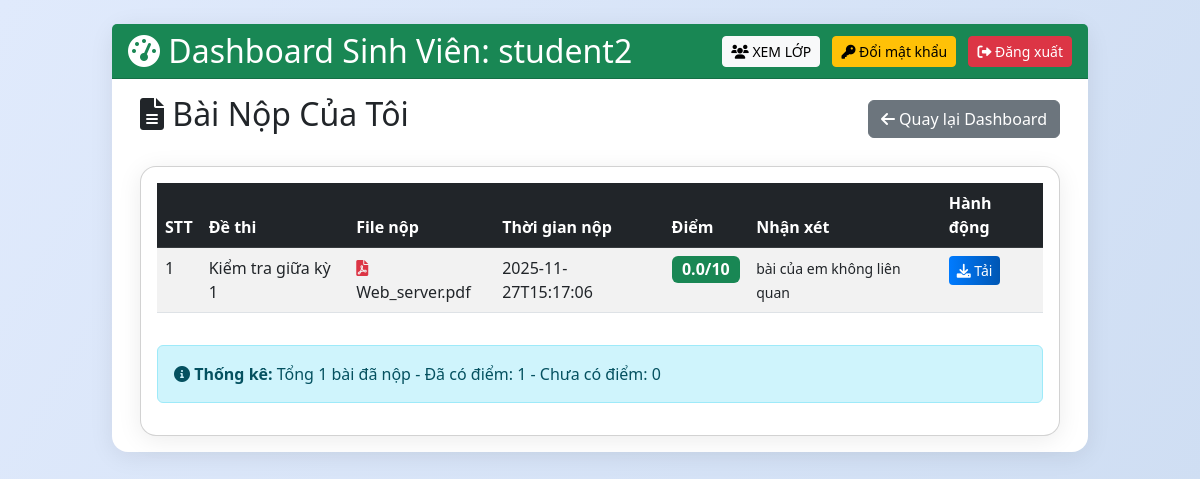
Page /student/my_submissions (signed in) on the earlier database version.
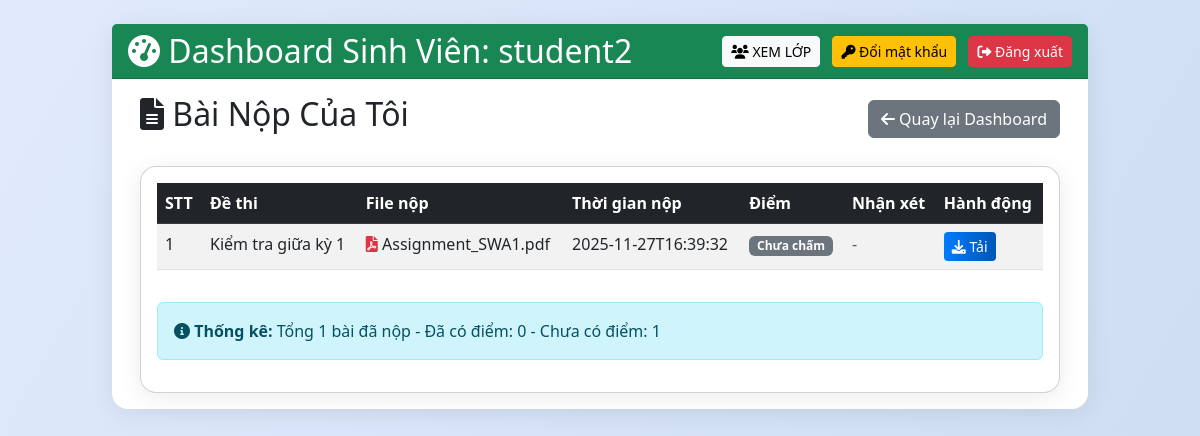
Same page on the later database version.
### tables this page shows
CREATE TABLE users (
            id INTEGER PRIMARY KEY AUTOINCREMENT,
            username TEXT UNIQUE,
            password TEXT,
            role TEXT,
            email TEXT UNIQUE,
            rsa_private BLOB,
            salt TEXT,
            full_name TEXT,
            student_id TEXT,
            class_name TEXT,
            status TEXT DEFAULT 'approved',
            approval_note TEXT,
            selected_teachers TEXT,
            teacher_id TEXT,
            failed_attempts INTEGER DEFAULT 0,
            lock_until TEXT
        , is_deleted INTEGER DEFAULT 0, is_locked INTEGER DEFAULT 0);

CREATE TABLE submissions
             (id INTEGER PRIMARY KEY AUTOINCREMENT, exam_id INTEGER, student_id INTEGER, submission_file TEXT, submission_time TEXT, status TEXT DEFAULT 'submitted', encrypted_file BLOB, encrypted_aes_key BLOB, file_hash TEXT, score REAL, teacher_note TEXT, graded_time TEXT, filename TEXT, enc_path TEXT);

CREATE TABLE exams (
            id INTEGER PRIMARY KEY AUTOINCREMENT,
            filename TEXT,
            enc_path TEXT,
            release_time TEXT,
            expire_time TEXT,
            teacher_id INTEGER,
            ten_de TEXT,
            encrypted_aes_key BLOB,
            signature BLOB,
            file_hash TEXT,
            allowed_students TEXT
        , aes_key BLOB, pin_code TEXT, auth_mode TEXT DEFAULT 'both', allowed_groups TEXT);

### app.py (the view)
@app.route('/student/my_submissions')
@login_required
def student_submissions():
    if current_user.role != 'student':
        return redirect('/dashboard')
    submissions = c.execute("""
        SELECT s.id, e.ten_de, s.filename, s.submission_time, s.score, s.teacher_note, s.graded_time, e.id as exam_id
        FROM submissions s
        JOIN exams e ON s.exam_id = e.id
        WHERE s.student_id = ?
        ORDER BY s.submission_time DESC
    """, (current_user.id,)).fetchall()
    return render_template('student_submissions.html', submissions=submissions)

### app.py (called while the page is built)
@login_manager.user_loader
def load_user(uid):
    row = c.execute("SELECT id, username, role, email FROM users WHERE id=?",(uid,)).fetchone()
    return User(*row) if row else None

@app.before_request
def ensure_csrf_token():
    if 'csrf_token' not in session:
        session['csrf_token'] = secrets.token_hex(16)

@app.after_request
def set_security_headers(resp):
    resp.headers['X-Frame-Options'] = 'SAMEORIGIN'
    resp.headers['X-Content-Type-Options'] = 'nosniff'
    resp.headers['Referrer-Policy'] = 'no-referrer'
    resp.headers['Content-Security-Policy'] = "default-src 'self'; script-src 'self' https://cdn.jsdelivr.net 'unsafe-inline' blob:; worker-src 'self' blob:; style-src 'self' https://cdn.jsdelivr.net https://cdnjs.cloudflare.com 'unsafe-inline'; font-src 'self' https://cdnjs.cloudflare.com; img-src 'self' data:; frame-ancestors 'self'; object-src 'none'"
    return resp

### templates/student_submissions.html (shortened to what this page needs)
{% extends "base.html" %}
{% block content %}
<div class="container">
    <div class="d-flex justify-content-between align-items-center mb-4">
        <h2><i class="fas fa-file-alt"></i> Bài Nộp Của Tôi</h2>
        <a href="/dashboard" class="btn btn-secondary">
            <i class="fas fa-arrow-left"></i> Quay lại Dashboard
        </a>
    </div>
    {% if submissions %}
    <div class="card">
        <div class="card-body">
            <div class="table-responsive">
                <table class="table table-striped table-hover">
                    <thead class="table-dark">
                        <tr>
                            <th>STT</th>
                            <th>Đề thi</th>
                            <th>File nộp</th>
                            <th>Thời gian nộp</th>
                            <th>Điểm</th>
                            <th>Nhận xét</th>
                            <th>Hành động</th>
                        </tr>
                    </thead>
                    <tbody>
                        {% for sub in submissions %}
                        <tr>
                            <td>{{ loop.index }}</td>
                            <td>{{ sub[1] }}</td>
                            <td><i class="fas fa-file-pdf text-danger"></i> {{ sub[2] }}</td>
                            <td>{{ sub[3] }}</td>
                            <td>
                                {% if sub[4] is not none %}
                                <span class="badge bg-success fs-6">{{ sub[4] }}/10</span>
                                {% else %}
                                <span class="badge bg-secondary">Chưa chấm</span>
                                {% endif %}
                            </td>
                            <td>
                                {% if sub[5] %}
                                <small>{{ sub[5] }}</small>
                                {% else %}
                                <span class="text-muted">-</span>
                                {% endif %}
                            </td>
                            <td>
                                <a href="{{ url_for('download_submission', sid=sub[0]) }}" class="btn btn-sm btn-primary" title="Tải xuống bài làm">
                                    <i class="fas fa-download"></i> Tải
                                </a>
                            </td>
                        </tr>
                        {% endfor %}
                    </tbody>
                </table>
            </div>
            <div class="alert alert-info mt-3">
                <i class="fas fa-info-circle"></i> <strong>Thống kê:</strong>
                Tổng {{ submissions|length }} bài đã nộp
                {% set graded = submissions|selectattr('4', 'ne', none)|list|length %}
                - Đã có điểm: {{ graded }}
                - Chưa có điểm: {{ submissions|length - graded }}
            </div>
        </div>
    </div>
    {% else %}
    <div class="alert alert-warning">
        <i class="fas fa-inbox"></i> Bạn chưa nộp bài nào.
    </div>
    {% endif %}
</div>
{% endblock %}

### templates/base.html (shortened to what this page needs)
<!DOCTYPE html>
<html lang="vi">
<head>
    <link href="https://cdn.jsdelivr.net/npm/bootstrap@5.3.0/dist/css/bootstrap.min.css" rel="stylesheet">
    <link href="https://cdnjs.cloudflare.com/ajax/libs/font-awesome/6.0.0/css/all.min.css" rel="stylesheet">
    <link rel="stylesheet" href="{{ url_for('static', filename='css/style.css') }}">
</head>
<body class="bg-light">
    <div class="container-fluid py-4">
        <div class="row justify-content-center">
            <div class="col-lg-10">
                <div class="card card-custom">
                    {% block header %}
                    {% if current_user.is_authenticated %}
                    <div class="card-header {% if current_user.role == 'teacher' %}bg-primary{% elif current_user.role == 'student' %}bg-success{% elif current_user.role == 'admin' %}bg-dark{% endif %} text-white d-flex justify-content-between align-items-center">
                        <h2 class="mb-0">
                            <i class="fas fa-tachometer-alt"></i>
                            {% if current_user.role == 'teacher' %}Hệ thống Quản Lý Đề thi{% elif current_user.role == 'student' %}Dashboard Sinh Viên: {{ current_user.username }}{% else %}Quản Trị Hệ Thống{% endif %}
                        </h2>
                        <div>
                            {% if current_user.role == 'student' %}
                            <a href="/student/groups" class="btn btn-light btn-sm me-2">
                                <i class="fas fa-users"></i> XEM LỚP
                            </a>
                            <a href="{{ url_for('change_password') }}" class="btn btn-warning btn-sm me-2">
                                <i class="fas fa-key"></i> Đổi mật khẩu
                            </a>
                            {% endif %}
                            <a href="{{ url_for('logout') }}" class="btn btn-danger btn-sm">
                                <i class="fas fa-sign-out-alt"></i> Đăng xuất
                            </a>
                        </div>
                    </div>
                    {% endif %}
                    {% endblock %}
                    <div class="card-body {% if not current_user.is_authenticated %}p-0 border-0{% endif %}">
                        {% block content %}{% endblock %}
                    </div>
                </div>
            </div>
        </div>
    </div>
</body>
</html>

### static/css/style.css (style rules this page uses)
body { font-family: 'Segoe UI', 'Roboto', Arial, sans-serif; background: linear-gradient(120deg, #e0eafc 0%, #cfdef3 100%); }
.card { border-radius: 16px; box-shadow: 0 4px 24px rgba(0,0,0,0.08); }
.card-header { border-radius: 16px 16px 0 0; }
.btn-primary { background: linear-gradient(90deg, #007bff 0%, #0056b3 100%); border: none; }

### templates/base.html (style rules this page uses)
.card-custom { border: none; box-shadow: 0 4px 8px rgba(0,0,0,0.1); margin-bottom: 20px; }

Differences in the rows shown:
changed submissions "Kiểm tra giữa kỳ 1": filename "Web_server.pdf" → "Assignment_SWA1.pdf"; submission_time "2025-11-27T15:17:06" → "2025-11-27T16:39:32"; score "0.0" → (not shown); teacher_note "bài của em không liên quan" → (not shown); now shows "Chưa chấm -"
Other differences:
{{ graded }}: "1" → "0"
{{ submissions|length - graded }}: "0" → "1"
